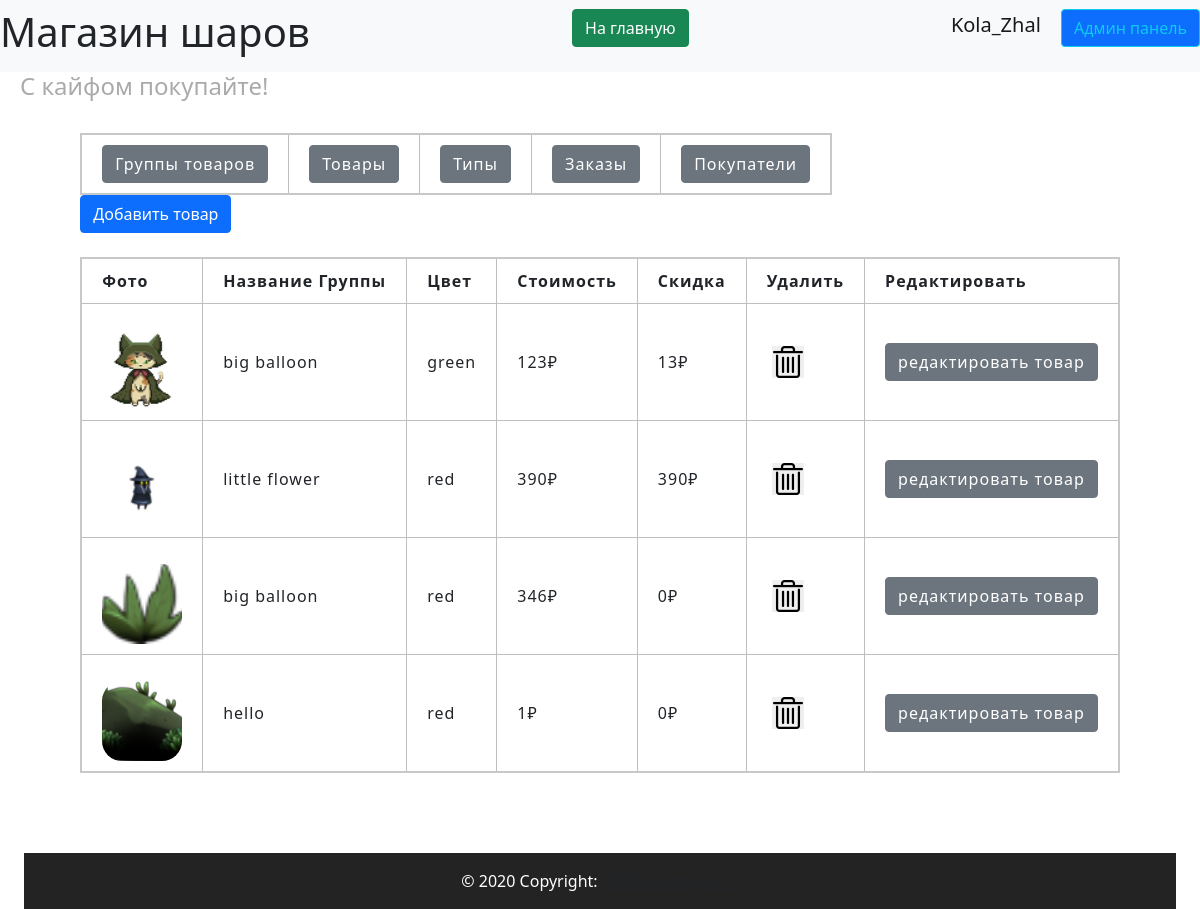
/admin/products (signed in), run on the app's committed database.
### data/users.py (models this page shows, shortened)
class User(SqlAlchemyBase, UserMixin, SerializerMixin):
    __tablename__ = 'users'
    id = sqlalchemy.Column(sqlalchemy.Integer,
                           primary_key=True, autoincrement=True)
    name = sqlalchemy.Column(sqlalchemy.String, nullable=True)
    tel = sqlalchemy.Column(sqlalchemy.String, nullable=True)
    email = sqlalchemy.Column(sqlalchemy.String,
                              index=True, unique=True, nullable=True)
    hashed_password = sqlalchemy.Column(sqlalchemy.String, nullable=True)
    created_date = sqlalchemy.Column(sqlalchemy.DateTime,
                                     default=datetime.datetime.now)
    basket = sqlalchemy.Column(sqlalchemy.String, default='{}')
    admin = sqlalchemy.Column(sqlalchemy.Boolean, default=False)
    tg_id = sqlalchemy.Column(sqlalchemy.String, nullable=True)
    confirmed = sqlalchemy.Column(sqlalchemy.Boolean, default=False)
    address = sqlalchemy.Column(sqlalchemy.String, nullable=True)
    orders = orm.relationship("Order", back_populates='user')

### data/products.py (models this page shows, shortened)
class Products(SqlAlchemyBase, SerializerMixin):
    __tablename__ = 'products'
    id = sqlalchemy.Column(sqlalchemy.Integer,
                           primary_key=True, autoincrement=True)
    color = sqlalchemy.Column(sqlalchemy.String, nullable=True)
    sale = sqlalchemy.Column(sqlalchemy.Integer, nullable=True)
    cost = sqlalchemy.Column(sqlalchemy.Integer)
    remains = sqlalchemy.Column(sqlalchemy.Integer, nullable=True)
    img = sqlalchemy.Column(sqlalchemy.String, default='0_0_0_none.jpg')
    product_group_id = sqlalchemy.Column(sqlalchemy.Integer, sqlalchemy.ForeignKey("product_group.id"))
    product_group = orm.relationship('ProductGroup')

### data/products_group.py (models this page shows, shortened)
class ProductGroup(SqlAlchemyBase, SerializerMixin):
    __tablename__ = 'product_group'
    id = sqlalchemy.Column(sqlalchemy.Integer,
                           primary_key=True, autoincrement=True)
    title = sqlalchemy.Column(sqlalchemy.String, nullable=True)
    description = sqlalchemy.Column(sqlalchemy.String, nullable=True)
    type = sqlalchemy.Column(sqlalchemy.Integer, sqlalchemy.ForeignKey("types.id"))
    type_relation = orm.relationship('Types')
    products = orm.relationship("Products", back_populates='product_group')

### server.py (the view)
@app.route('/admin/products', methods=['GET', 'POST'])
@login_required
def admin_products():
    if current_user.admin:
        db_sess = db_session.create_session()
        products = db_sess.query(Products).all()
        for product in products:
            if product.img:
                product.img = product.img.split(', ')
        return render_template('pages/admin_products.html', title='Админ панель',
                               products=products)
    else:
        return render_template('pages/no_rights.html')

### data/db_session.py (called while the page is built)
def create_session() -> Session:
    global __factory
    return __factory()

### server.py (called while the page is built)
@login_manager.user_loader
def load_user(user_id):
    db_sess = db_session.create_session()
    return db_sess.query(User).get(user_id)

### templates/pages/admin_products.html (shortened to what this page needs)
{% extends "pages/base_admin.html" %}
{% block admincontent %}
<div>
    {% if current_user.is_authenticated %}
    <a href="/admin/add-product" class="btn btn-primary">Добавить товар</a>
    {% endif %}
</div>
<br>
<div>
    <table>
        <tr>
            <th>Фото</th>
            <th>Название Группы</th>
            <th>Цвет</th>
            <th>Стоимость</th>
            <th>Скидка</th>
            <th>Удалить</th>
            <th>Редактировать</th>
        </tr>
        {% for product in products %}
        <tr>
            <td id="imgTd">
                {% if product.img%}
                <img src="../static/img/products/{{product.img[0]}}" class="admin-img-delete"
                     alt="404 картинка не нашлась(">
                {%else%}
                <img class="admin-img-delete" src="../static/img/products/none.jpg"
                     alt="404 картинка не нашлась("/>
                {%endif%}
            </td>
            <td>{{ product.product_group.title }}</td>
            <td>{{ product.color }}</td>
            <td>{{ product.cost }}₽</td>
            <td>{{ product.sale }}₽</td>
            <td>
                <button type="submit" onclick="show_me({{product.id}}, 'products');" class="delete-button">
                </button>
            </td>
            <td>
                <a href="/admin/edit-product/{{product.id}}" class="btn btn-secondary">редактировать товар</a>
            </td>
        </tr>
        {% endfor %}
    </table>
</div>
{% endblock %}

### templates/includes/header.html
<header>
    <nav class="navbar navbar-light bg-light">
        <h1> Магазин шаров</h1>
        <p align="right">
            <a href="/index" class="btn btn-success"> На главную </a>
        </p>
        {% if current_user.is_authenticated %}
        <p align="right">
            <a class="navbar-brand" href="/logout">{{ current_user.name }}</a>
            {% if current_user.admin%}
            <a class="btn btn-primary btn btn-outline-info mr-2" href="/admin/products">Админ панель</a>
            {% endif %}
            {% else %}
        <p align="right">
            <a class="btn btn-primary " href="/register">Зарегистрироваться</a>
            <a class="btn btn-success" href="/login">Войти</a>
        </p>
        {% endif %}
    </nav>
    <h4 align="left">С кайфом покупайте!</h4>
</header>

### static/css/header.css (style rules this page uses)
:root { --main-color: #0179FA; --second-color: white; }

### static/css/footer.css (style rules this page uses)
:root { --main-color: #111111; --second-color: white; }

### static/css/style.css (style rules this page uses)
:root { --main-color: #0179FA; --second-color: #ffffff; --thirdly_color: #629ee3; }
body { background-color: var(--second-color); }

### static/css/mystyle.css (style rules this page uses)
html { --firstly-color: white; --secondary-color: rgba(91, 82, 212, 0.837); --thirdly-color: rgb(99, 96, 105); --fourly-color: rgb(144, 182, 242); --black: rgb(35, 35, 35); --dark-blue: #12191D; --white: #FFFFFF; --green: #33FF00; --caribbean: #00E197; --light-green: #8EEF8C; --turquoise: #12EEFF; --pink: #F053D5; --red: #FE785A; --gray-900: #0C1114; --gray-700: #242A2C; --gray-650: #495257; --gray-600: #424B4F; --gray-500: #495257; --gray-300: #8D979E; --gray-200: #ACB4B9; --gray-150: #AEB6BB; --gray-100: #EEF1F3; --gray-50: #F6F8F9; }
h4 { padding-left: 20px; color: #aaaaaa; }
.admin-img-delete { width: 10vh; height: 10vh; border-radius: 20px; object-fit: cover; margin-top: 2vh; }
.delete-button { width: 4vh; height: 4vh; border: none; background-image: url('../img/system/admin_del_item.png'); background-size: cover; margin: 5px 5px; }
table { border-collapse: collapse; border: 2px solid rgb(200, 200, 200); letter-spacing: 1px; }
td, th { border: 1px solid rgb(190, 190, 190); padding: 10px 20px; }
body { margin: 0; padding: 0; text-align: center; }

### data on the page
User: name "Kola_Zhal"
Products: shows a picture, product_group "big balloon", color "green", cost "123", sale "13"
Products: img (picture), product_group "little flower", color "red", cost "390", sale "390"
Products: shows a picture, product_group "big balloon", color "red", cost "346", sale "0"
Products: shows a picture, product_group "hello", color "red", cost "1", sale "0"
